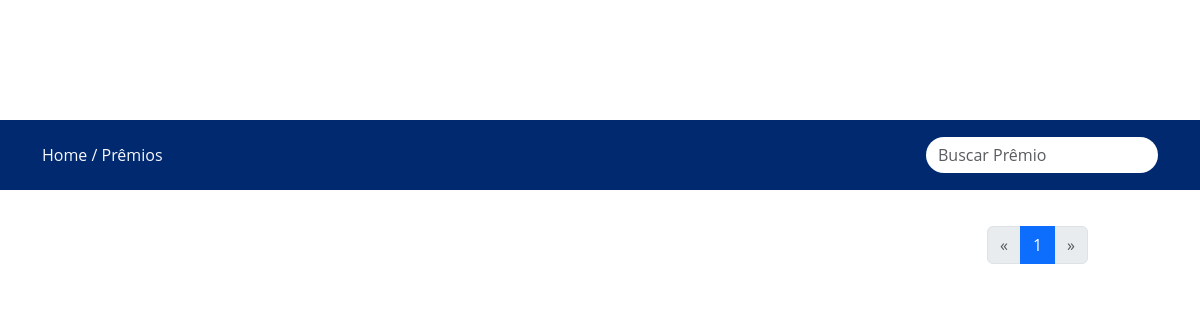
Before: /premios with the older database file.
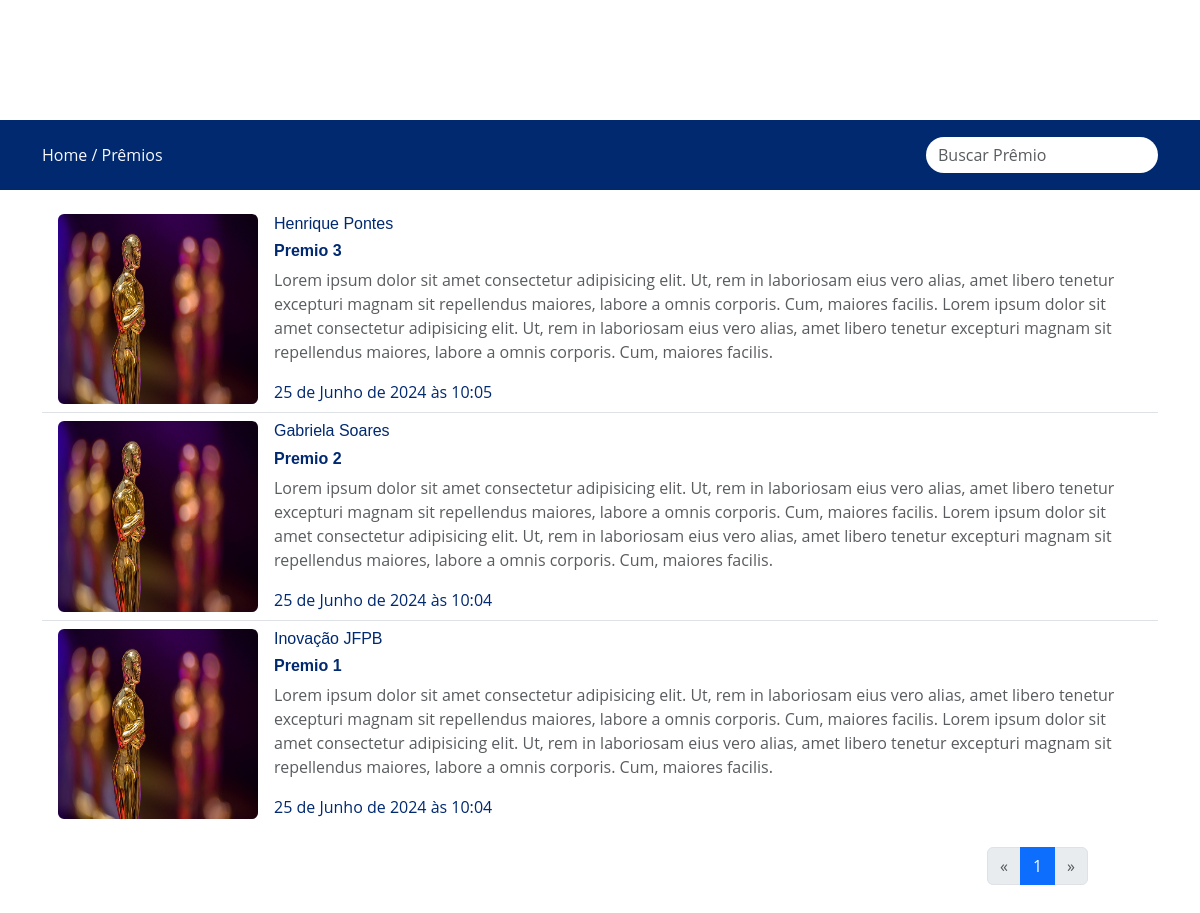
After: the same page with the newer database file.
### inovacaowebsite/models.py (models this page shows, shortened)
class Premio(models.Model):
    imagem = models.ImageField(upload_to='premios')
    titulo = models.CharField(max_length=100)
    descricao = models.TextField()
    conteudo = models.TextField()
    autor = models.CharField(max_length=100, default='Inovação JFPB')
    slug = models.SlugField(max_length=100)
    data = models.DateTimeField(auto_now_add=True)
    class Meta:
        ordering = ['-data']

### inovacaowebsite/views.py (the view)
# urls.py: path('premios', premios, name='premios'),
def premios(request):
    all_premios = Premio.objects.order_by('-data')
    if(request.method == 'POST'):
        search = request.POST['search']
        all_premios = Premio.objects.filter(titulo__contains=search).order_by('-data')
    paginator = Paginator(all_premios, 5)  # Show 5 noticias per page.
    page_number = request.GET.get('page', 1)
    page_obj = paginator.get_page(page_number)
    current_page = page_obj.number
    context = {
        'premios': page_obj,
        'previous_page': current_page - 1,
        'next_page': current_page + 1,
    }
    return render(request, 'pages/premios/premios.html', context)

### inovacaowebsite/templates/pages/premios/premios.html (shortened to what this page needs)
{% extends "base/base.html" %}
{% load static %}
{% block style_sheet %}<link rel="stylesheet" href="{% static 'styles/css/premios.css' %}" />{% endblock %}
{% block content %}
<main id="main" role="main" style="margin-top: 10%;">
    <section id="news" class="news">
      <section id="search" data-aos="fade-up" class="d-flex justify-content-between align-items-center">
        <div class="container">
          <div class="row">
            <div class="col-12 d-flex justify-content-between align-items-center">
              <span class="text-light">Home / Prêmios</span>
              <div class="d-flex align-items-center position-relative">
                <input type="search" class="form-control border-0" placeholder="Buscar Prêmio" id="input-search" />
                <span class="border-0 position-absolute" id="search-addon" style="right: 10px;">
                  <i class="bi bi-search"></i>
                </span>
              </div>
            </div>
          </div>
        </div>
      </section>
      <div class="container mt-3" data-aos="fade-up">
        <div class="row">
          <section class="col-12">
            <ul class="list-group list-group-flush">
            {% for premio in premios %}
              <li class="list-group-item">
                <a href="{% url 'premio' premio_id=premio.id %}">
                <article class="d-flex gap-3">
                  <img src="{{ premio.imagem.url }}" alt="{{ premio.titulo }}" width="200" class="rounded">
                  <div class="d-flex flex-column justify-content-between">
                    <header>
                      <h6>{{ premio.autor }}</h6>
                      <h6 class="subtitle-notice">{{ premio.titulo }}</h6>
                    </header>
                    <p class="text-muted">{{ premio.descricao }}</p>
                    <footer>
                      <time datetime="2023-09-28T13:00">{{ premio.data }}</time>
                    </footer>
                  </div>
                </article>
              </a>
              </li>
            {% endfor %}
            </ul>
          </section>
        </div>
      </div>
      <div class="pagination-container">
        <nav aria-label="Navegação">
          <ul class="pagination justify-content-end">
            <li class="page-item {% if not premios.has_previous %}disabled{% endif %}">
              <a class="page-link" href="?page={{ previous_page }}" aria-label="Anterior">
                <span aria-hidden="true">&laquo;</span>
              </a>
            </li>
            {% for num in premios.paginator.page_range %}
              <li class="page-item {% if premios.number == num %}active{% endif %}">
                <a class="page-link" href="?page={{ num }}">{{ num }}</a>
              </li>
            {% endfor %}
            <li class="page-item {% if not premios.has_next %}disabled{% endif %}">
              <a class="page-link" href="?page={{ next_page }}" aria-label="Próximo">
                <span aria-hidden="true">&raquo;</span>
              </a>
            </li>
          </ul>
        </nav>
      </div>
    </section>
  </main>
{% endblock %}

### inovacaowebsite/templates/base/base.html (shortened to what this page needs)
<!DOCTYPE html>
<html lang="pt-br">
<head>
  {% load static %}
  <link href="{% static 'styles/bootstrap/css/bootstrap.min.css' %}" rel="stylesheet">
  <link href="{% static 'bootstrap-icons/bootstrap-icons.css' %}" rel="stylesheet">
  <link href="{% static 'styles/css/style.css' %}" rel="stylesheet">
  <link href="{% static 'styles/css/equipe.css' %}" rel="stylesheet">
  <link href="{% static 'styles/globals/variables.css' %}" rel="stylesheet">
  <link href="{% static 'styles/globals/global.css' %}" rel="stylesheet">
  <link rel="stylesheet" href="{% static 'styles/css/Footer.css' %}">
  <link rel="stylesheet" href="{% static 'styles/css/animation/animation.css' %}">
  {% block style_sheet %}{% endblock %}
</head>
<body>
{% include 'base/nav-header.html' %}
{% block content %}{% endblock %}
</body>
</html>

### inovacaowebsite/templates/base/nav-header.html (shortened to what this page needs)
    <header id="header" class="header fixed-top">
          {% load static %}
    </header>

### inovacaowebsite/templates/base/footer.html (shortened to what this page needs)
              {% load static %}

### inovacaowebsite/static/styles/globals/variables.css (style rules this page uses)
:root { --transparent: transparent; --white: #fff; --white2:#f6f9ff; --background: #f6f9ff; --opacityBW: #E1E6EE; --gray: #ebeef4; --gray2: #e1ecff; --lightGray: #A7ABAD; --gray2: #dadada; --green: #1C894F; --blue: #2D4F96; --blueHover: #012970; --lightBlue: #4154f1; --black: #000; --darkGray: #343A40; --darkBlue: #0C1A1E; --blue2:#798eb3; --darkGray2: #777777; }

### inovacaowebsite/static/styles/globals/global.css (style rules this page uses)
:root { scroll-behavior: smooth; }
body { font-family: "Open Sans", sans-serif; color: #444444; }
a { color: var( --blueHover); text-decoration: none; }
h1, h2, h3, h4, h5, h6 { font-family: "Nunito", sans-serif; }

### inovacaowebsite/static/styles/css/premios.css (style rules this page uses)
#news #search { height: 70px; width: 100%; background-color: #012970; }
#input-search { border-radius: 20px 20px; }
.subtitle-notice { color: #012970; font-weight: bold; }
#input-search:not(:placeholder-shown) + #search-addon { display: none; }
.pagination-container { margin: 20px 0; padding-right: 7rem; }

Changed rows visible on the page:
added Premio: imagem (picture), autor "Henrique Pontes", titulo "Premio 3", descricao "Lorem ipsum dolor sit amet consectetur adipisicing elit. Ut, rem in laboriosam eius vero alias, amet libero tenetur excepturi magnam sit repellendus maiores, labore a omnis corporis. Cum, maiores facilis. Lorem ipsum dolor sit amet consectetur adipisicing elit. Ut, rem in laboriosam eius vero alias, amet libero tenetur excepturi magnam sit repellendus maiores, labore a omnis corporis. Cum, maiores facilis.", data "25 de Junho de 2024 às 10:05"
added Premio: imagem (picture), autor "Gabriela Soares", titulo "Premio 2", descricao "Lorem ipsum dolor sit amet consectetur adipisicing elit. Ut, rem in laboriosam eius vero alias, amet libero tenetur excepturi magnam sit repellendus maiores, labore a omnis corporis. Cum, maiores facilis. Lorem ipsum dolor sit amet consectetur adipisicing elit. Ut, rem in laboriosam eius vero alias, amet libero tenetur excepturi magnam sit repellendus maiores, labore a omnis corporis. Cum, maiores facilis.", data "25 de Junho de 2024 às 10:04"
added Premio: imagem (picture), autor "Inovação JFPB", titulo "Premio 1", descricao "Lorem ipsum dolor sit amet consectetur adipisicing elit. Ut, rem in laboriosam eius vero alias, amet libero tenetur excepturi magnam sit repellendus maiores, labore a omnis corporis. Cum, maiores facilis. Lorem ipsum dolor sit amet consectetur adipisicing elit. Ut, rem in laboriosam eius vero alias, amet libero tenetur excepturi magnam sit repellendus maiores, labore a omnis corporis. Cum, maiores facilis.", data "25 de Junho de 2024 às 10:04"
